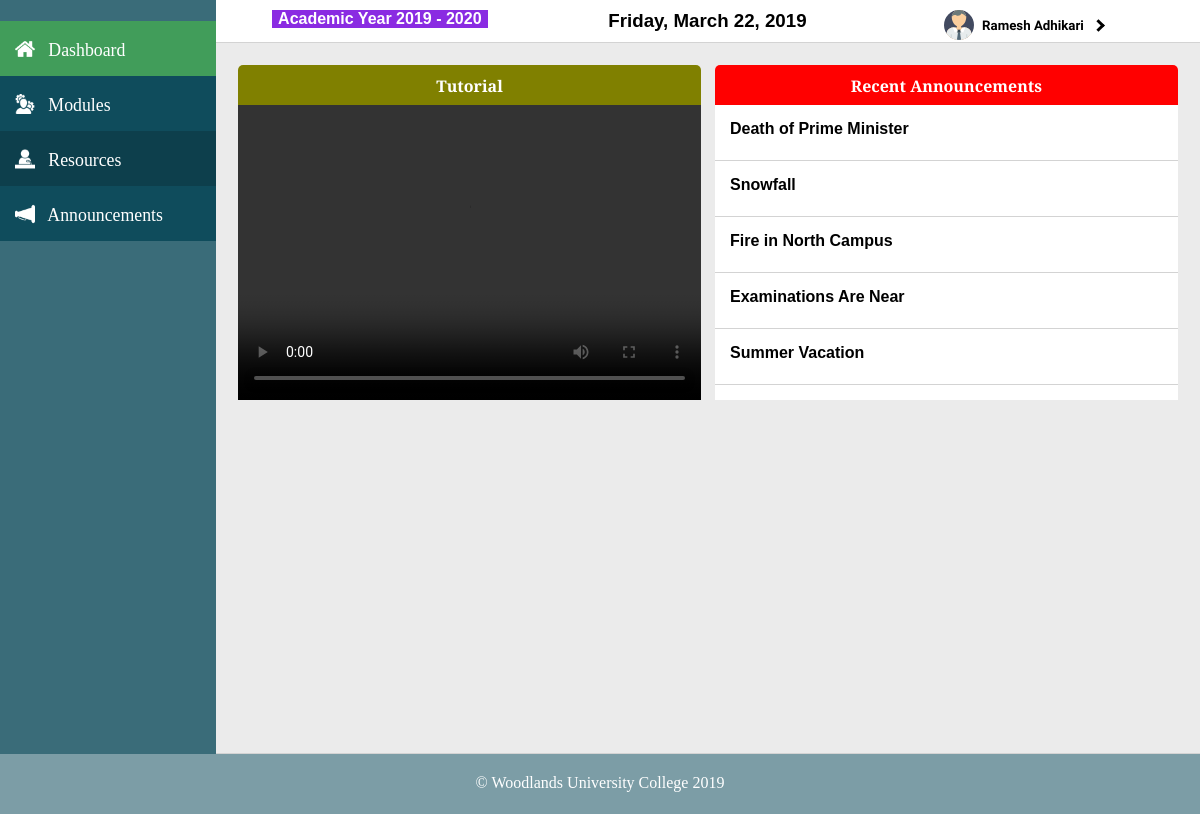
Page /public/ModuleLeaderHome (signed in) on the committed database.
### tables this page shows
CREATE TABLE `announcements` (
  `anid` int(11) NOT NULL,
  `antitle` varchar(200) NOT NULL,
  `andescription` text NOT NULL,
  `andate` datetime NOT NULL DEFAULT CURRENT_TIMESTAMP,
  `anstatus` enum('Y','N') NOT NULL
);

### app/functions/functions.php (called while the page is built, shortened)
<?php
function loadTemplate($fileName, $templateVars) {
  extract($templateVars);
  require $fileName;
  $contents = ob_get_clean();
  return $contents;
}
?>

### app/controllers/ModuleLeaderHome.php (called while the page is built, shortened)
<?php
  class ModuleLeaderHome extends Controller{
    public function index(){
      $announcementClass = new DatabaseTable('announcements');
      $announcements = $announcementClass->findAllReverse('anid');
      $template = '../app/views/moduleLeaders/moduleLeaderHome.php';
      $content = loadTemplate($template, ['announcements'=>$announcements]);
      $selected='Dashboard';
      require_once "../app/controllers/moduleLeaderLoadView.php";
    }
  }
?>

### app/core/App.php (called while the page is built, shortened)
<?php
class App{
    protected $method = 'index';
    public function __construct(){
      $url = $this->parseUrl();
      if (file_exists('../app/controllers/' . $url[0] . '.php')) {
          unset($url[0]);
      }
      $this->controller = new $this->controller;
      $this->param = $url ? array_values($url) : [];
      call_user_func_array([$this->controller,$this->method],$this->param);
    }
    public function parseUrl(){
      if (isset($_GET['url'])) {
          return $url = explode('/', filter_var(rtrim($_GET['url'], '/'), FILTER_SANITIZE_URL));
      }
    }
}

### public/index.php (called while the page is built, shortened)
<?php
  require_once '../app/pdoconnect/pdoconnect.php';
  require_once '../app/models/databasetable.php';
  require_once '../app/functions/functions.php';
  $app = new App;
?>

### app/models/databasetable.php (called while the page is built, shortened)
<?php
class DatabaseTable{
	public $table;
	function __construct($table){
		$this->table = $table;
	}
	function findAllReverse($field) {
	    global $pdo;
	    $stmt = $pdo->prepare('SELECT * FROM ' . $this->table . ' ORDER BY '.$field . ' DESC');
	    $stmt->execute();
	    return $stmt;
	}
}

### app/controllers/moduleLeaderLoadView.php (called while the page is built, shortened)
<?php
$template = '../app/views/moduleLeaders/ModuleLeaderNavigation.php';
$navigation = loadTemplate($template, ['selected'=>$selected]);
$template = '../app/templates/UserTemplate.php';
$contents = [
  'title'=>$title,
  'navigation'=>$navigation,
  'content'=>$content,
  'role'=>'Module Leader',
];
$content = loadTemplate($template, $contents);
?>

### app/views/moduleLeaders/moduleLeaderHome.php (the view, shortened to what this page needs)
<div class = "boxesContainer">
  <div class = "contentBoxLarge tutorialVideo">
    <div class = "title" style="background: olive;">Tutorial</div>
    <div class = "content" style="margin:0; max-height: 295px;">
      <video src = "resources/videos/tutorial.mp4#t=07,20" width="100%" height="295px" controls>Video Not Found</video>
    </div>
  </div>
  <div class = "contentBoxLarge recentAnnouncements">
    <div class = "title" style="background: red;">Recent Announcements</div>
    <div class = "content" style="margin:0; overflow-Y: auto; max-height: 295px; text-align: left;" id="customScroll">
      <?php
        while($announcement = $announcements->fetch()){
          echo '<a href = "/GroupProject/public/ModuleLeaderAnnouncements/browse/'.$announcement['anid'].'" style="color: black;"><div class = "subContentList"><b>';
            echo $announcement['antitle'];
          echo '</b></div></a>';
        }
      ?>
    </div>
  </div>
</div>

### app/views/moduleLeaders/moduleLeaderNavigation.php
<li>
  <a href = "/GroupProject/public/ModuleLeaderHome">
    <div style="width: 100%; height: 100%;" <?php if($selected=="Dashboard") echo 'class = "dashboard"';?>>
      <img src = "/GroupProject/public/resources/images/dashboardicon.png">
      <span class = "navText">&nbsp; Dashboard</span>
    </div>
  </a>
</li>
<li>
  <a href = "/GroupProject/public/ModuleLeaderModules">
    <div style="width: 100%; height: 100%;" <?php if($selected=="Modules") echo 'class = "selected"';?>>
      <img src = "/GroupProject/public/resources/images/administratoricon.png">
      <span class = "navText">&nbsp; Modules</span>
    </div>
  </a>
</li>
<li>
  <a href = "/GroupProject/public/ModuleLeaderResources">
    <div style="width: 100%; height: 100%;" <?php if($selected=="Resources") echo 'class = "selected"';?>>
      <img src = "/GroupProject/public/resources/images/lecturericon.png">
      <span class = "navText">&nbsp; Resources</span>
    </div>
  </a>
</li>
<li>
  <a href = "/GroupProject/public/ModuleLeaderAnnouncements">
    <div style="width: 100%; height: 100%;" <?php if($selected=="Announcements") echo 'class = "selected"';?>>
      <img src = "/GroupProject/public/resources/images/addannouncement.png">
      <span class = "navText">&nbsp; Announcements</span>
    </div>
  </a>
</li>

### app/templates/UserTemplate.php (shortened to what this page needs)
<!DOCTYPE html>
<html>
<head>
	<link rel="stylesheet" href="/GroupProject/public/css/userStyle.css"/>
</head>
<body>
	<main>
	  <nav>
			<ul>
	    <?php echo $navigation;?>
		</ul>
	  </nav>
		<section>
			<header>
				<div id = "headerLeft">
					<h4 style="background: blueviolet; color: white; width: 70%; margin: auto;">
						Academic Year <?php echo date("Y").' - '.(date("Y")+1);?>
					</h4>
				</div>
				<div id = "headerMiddle">
					<h3 style="text-align: center;"><?php echo date("l, F j, Y"); ?></h3>
				</div>
				<div id = "headerRight">
						<div id = "dropdown">
							<h5>
								<img src = "/GroupProject/public/resources/images/avatar.svg" alt = "">
								<?php if(isset($_SESSION['loggedin'])) echo $_SESSION['loggedin']['fname'].' '.$_SESSION['loggedin']['lname']; ?> &nbsp;
								<i id = "arrow" class="downArrow rightArrow"></i>
							</h5>
				</div>
			</header>
			<div class = "contentArea">
		    <?php echo $content;?>
			</div>
		</section>
	</main>
	<footer>
		&copy; Woodlands University College <?php echo date("Y");?>
	</footer>
</body>
</html>

### app/views/index.php
<?php
  echo $contents;
?>

### public/css/userStyle.css (style rules this page uses)
h3 { font-family: 'Noto Sans KR', sans-serif; }
h4 { font-family: 'Noto Sans KR', sans-serif; }
h5 { font-family: 'Francois One', sans-serif; }
a { color: white; text-decoration: none; }
* { margin: 0; padding: 0; }
body { overflow-x: hidden; }
main { display: flex; flex-direction: row; width: 100%; min-height: 80vh; }
nav { width: 18%; background: #3A6C79; color: white; }
nav ul { list-style: none; margin-top: 3px; font-size: calc(0.9vw + 7px); }
nav ul li { background: #0F4C5C; transition: background .2s, padding-left .3s; }
nav ul li div { padding: 15px; }
nav ul li div img { transform: translateY(3px); width: 20px; }
nav ul li:nth-child(odd) { background: #0D3F4C; }
.navText { transition: .3s; }
nav .dashboard { background: rgba(100, 220, 100, 0.6); }
nav ul li a { color: white; text-decoration: none; }
section { border-bottom: 1px solid lightgray; width: 82%; }
header { display: flex; flex-direction: row; width: 100%; border-bottom: 1px solid lightgray; }
#headerLeft { padding: 1%; width: 31.3%; background: white; color: black; text-align: center; }
#headerMiddle { padding: 1%; width: 31.3%; background: white; color: black; text-align: right; }
#headerRight { width: 31.4%; background: white; color: black; text-align: center; user-select: none; }
.downArrow { border: solid black; border-width: 0 3px 3px 0; display: inline-block; padding: 3px; transition: transform .2s; transform: rotate(45deg) translateY(-3px); -webkit-transform: rotate(45deg) translateY(-3px); }
.rightArrow { transform: rotate(-45deg); -webkit-transform: rotate(-45deg); }
#dropdown { display: inline-block; position: relative; height: 100%; padding-left: 10px; padding-right: 15px; transition: background .1s; }
#headerRight img { width: 30px; margin-top: 10px; margin-bottom: -10px; margin-right: 5px; }
.contentArea { background: rgb(235, 235, 235); padding: 15px; min-height: 85vh; }
footer { text-align: center; height: 40px; padding-top: 20px; background: #7C9DA6; color: white; width: 100%; }
.boxesContainer { display: flex; flex-direction: row; justify-content: space-between; }
.boxesContainer .content, .adminManageTable .content, .userForm .content { margin: 10px; font-family: "Trebuchet MS", Arial, sans-serif; color: black; }
.subContentList { background: white; padding: 15px; height: 25px; border-bottom: 1px solid lightgray; }
.contentBoxLarge { width: 50%; min-height: 300px; background: white; text-align: center; margin: 7px; border-radius: 5px; color: white; user-select: none; }
.contentBoxLarge .title { background: #DAA520; width: 100%; padding-top: 10px; height: 30px; font-family: 'Cinzel', serif; font-weight: bolder; border-top-left-radius: 5px; border-top-right-radius: 5px; }

### rows in the picture
announcements: antitle "Death of Prime Minister"
announcements: antitle "Snowfall"
announcements: antitle "Fire in North Campus"
announcements: antitle "Examinations Are Near"
announcements: antitle "Summer Vacation"

### other values in the picture
$_SESSION['loggedin']['fname'] "Ramesh"
$_SESSION['loggedin']['lname'] "Adhikari"
